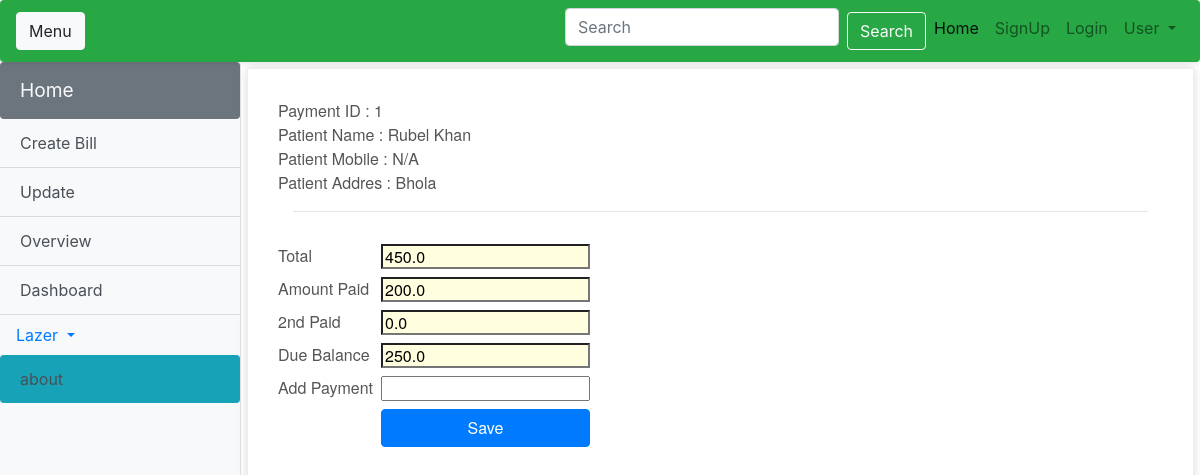
/due_payment/1, run on the app's committed database.
### pathology/models.py (models this page shows, shortened)
class Consumer(models.Model):
	name = models.CharField(max_length=30)
	address = models.CharField(max_length=50)
	age = models.CharField(max_length=6, null=True, blank=True)
	gender = models.CharField(max_length=6, null=True, blank=True)
	mobile = models.CharField(max_length=11, null=True, blank=True)
	ReferredBy = models.ForeignKey(Referred, on_delete=models.CASCADE, blank=True, null=True)
	def __str__(self):
		return self.name

class Payment(models.Model):
	name = models.ForeignKey(Consumer, on_delete=models.CASCADE, blank=True, null=True)
	charge_id = models.CharField(max_length=50, blank=True, null=True)
	sub_total = models.FloatField(default=0)
	others_charge= models.FloatField(default=0)
	discount_amount = models.FloatField(default=0)
	total_before_discount = models.FloatField(default=0)
	total_after_discount = models.FloatField(default=0)
	amount_paid = models.FloatField(default=0)
	balance = models.FloatField(default=0)
	ref_by = models.ForeignKey(Referred, on_delete=models.CASCADE, blank=True, null=True)
	comission = models.FloatField(default=0)
	total_after_comission = models.FloatField(default=0)
	timestamp = models.DateTimeField(auto_now_add=True)
	due_paid = models.FloatField(default=0)
	duepaytimestamp = models.DateTimeField(auto_now=True, blank=True)

### pathology/views.py (the view, shortened to what this page needs)
# urls.py: path('due_payment/<int:pk>', views.due_payment,name='due_payment'),
def due_payment(request, pk):
	try:
		paypdf=Payment.objects.get(id=pk)
		obj= Consumer.objects.get(name=paypdf.name)
		order = Order.objects.get(name=obj.id, ordered=True)
		dict={
				'object':order,
				'pk':paypdf.id,
				'name': obj.name,
				'charge_id': paypdf.charge_id,
				'sub_total': paypdf.sub_total,
				'others_charge': paypdf.others_charge,
				'discount_amount': paypdf.discount_amount,
				'total_before_discount': paypdf.total_before_discount,
				'total_after_discount': paypdf.total_after_discount,
				'amount_paid': paypdf.amount_paid,
				'balance': paypdf.balance,
				'due_paid': paypdf.due_paid,
				'timestamp': paypdf.timestamp,
				'obj':obj
		    }
		return render(request, 'pathology/due_payment.html', dict)
	except MultipleObjectsReturned:
		return render(request, 'pathology/order_summary.html', {'msg':"এই নামে একাধিক বিল পরিশোধ করা হয়নি।"})

### pathology/templates/pathology/due_payment.html (shortened to what this page needs)
{% extends 'pathology/base.html' %}
{% block content %}
<head>
</head>
<div class="invoice-box">
<div class="container">
  <div class="row">
        Payment ID : {{pk}}<br>
        Patient Name : {{name}}<br>
        Patient Mobile : N/A<br>
        Patient Addres : {{obj.address}}<br>
  </div>
<hr>
<form action="{% url 'due_payment' pk %}" method="post">
  <div class="row py-3 ">
    <div class="d-flex flex-column">
      <label for='a'>Total</label>
      <label for='a'>Amount Paid</label>
      <label for='a'>2nd Paid</label>
      <label for='b'>Due Balance</label>
      {% if balance != 0 %}
      <label for='c'>Add Payment</label>
      {% endif %}
    </div>
    <div class="d-flex flex-column">
      <input type='text' id='a' value="{{total_after_discount}}" readonly>
     <input type='text' value="{{amount_paid}}" readonly>
      <input type='text' name="due_paid" id='num1' value="{{due_paid}}" readonly>
      <input type='text' name="due_bal" id='num1' value="{{balance}}" readonly>
      {% if balance != 0 %}
      <input type='text' name="add_pay" id='num2' value="" autocomplete="off" required>
      <button type="submit" class="btn btn-primary" style="margin-left:0px;">Save</button>
      {% endif %}
    </div>
  </div>
 </form>
</div>
{% endblock %}

### pathology/templates/pathology/due_payment.html (style rules this page uses)
.invoice-box { max-width: 90%; margin: 6px; padding: 30px; border: 1px solid #eee; box-shadow: 0 0 10px rgba(0, 0, 0, .15); font-size: 16px; line-height: 24px; font-family: 'Helvetica Neue', 'Helvetica', Helvetica, Arial, sans-serif; color: #555; width: 90%; }
label,input { height: 25px; margin:0 0 .5em; }
label { margin-right: .5em; }
input[readonly], [disabled] { background-color: lightyellow; }

### data on the page
Consumer: name "Rubel Khan", address "Bhola"
Payment: total_after_discount "450.0", amount_paid "200.0", due_paid "0.0", due_bal "250.0"

### other printed values
{{ pk }} "1"
